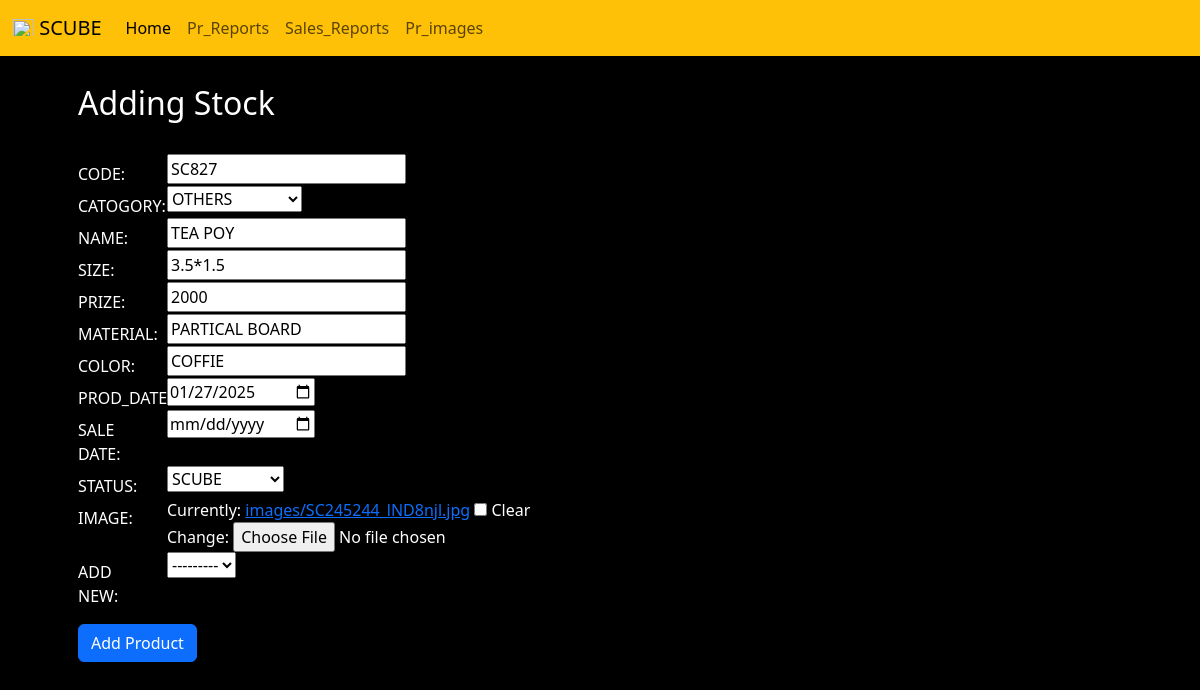
Page /edit/664 (signed in) on the committed database.
### manager/models.py (models this page shows, shortened)
class Scube_ss(models.Model):
    code = models.CharField(max_length=50, null=True)
    Catogory = models.CharField(choices=Catogory_choice, max_length=50, null=True)
    name = models.CharField(max_length=50, null=True)
    size = models.CharField(max_length=50, null=True, blank=True)
    prize = models.IntegerField(null=True, blank=True)
    material = models.CharField(max_length=50, null=True)
    color = models.CharField(max_length=50, null=True, blank=True)
    pr_date = models.DateField(null=True)
    sl_date = models.DateField(null=True, blank=True)
    status = models.CharField(choices=status_choice, max_length=50, null=True)
    image = models.ImageField(upload_to='images/', blank=True)
    new_pr = models.CharField(choices=new_choice, max_length=50, null=True, blank=True)
    GALLERY_STATUS_CHOICES = [
        ('PENDING', 'PENDING'),
        ('SHOW', 'SHOW'),
        ('UNSHOW', 'UNSHOW'),
    ]
    gallery_status = models.CharField(max_length=20, choices=GALLERY_STATUS_CHOICES, default='PENDING')
    sort_order = models.IntegerField(default=0)

### manager/views.py (the view)
# urls.py: path('edit/<pk>',views.edit,name='edit'),
@user_passes_test(is_admin)
def edit(request, pk):
    instance_edit = Scube_ss.objects.get(pk=pk)
    if request.method == 'POST':
        frm = PrForm(request.POST, request.FILES, instance=instance_edit)
        if frm.is_valid():
            instance_edit.save()
            return redirect('home')
    else:
       frm = PrForm(instance=instance_edit)
    return render(request, 'create.html', {'frm': frm})

### manager/forms.py
class PrForm(forms.ModelForm):
    pr_date = forms.DateField(widget=forms.DateInput(attrs={'type': 'date'}))
    sl_date = forms.DateField(widget=forms.DateInput(attrs={'type': 'date'}), required=False)
    class Meta:
        model = Scube_ss
        fields = ['code', 'Catogory', 'name', 'size', 'prize', 'material', 'color', 'pr_date', 'sl_date', 'status', 'image', 'new_pr']
        labels = {
            'code': 'Custom Label for Field 1',
            'Catogory': 'Custom Label for Field 2',
            'name': 'Custom Label for Field 3',
            'size': 'Custom Label for Field 4',
            'prize': 'Custom Label for Field 5',
            'material': 'Custom Label for Field 6',
            'color': 'Custom Label for Field 7',
            'pr_date': 'Custom Label for Field 8',
            'sl_date': 'Custom Label for Field 9',
            'status': 'Custom Label for Field 10',
            'image': 'Custom Label for Field 11',
            'new_pr': 'Custom Label for Field 12',
        }

### manager/views.py (called while the page is built)
def is_admin(user):
    return user.is_authenticated and user.is_superuser

### manager/templates/create.html (shortened to what this page needs)
{% extends 'blank_layout.html' %}
{% load static %}
{% block content %}
<div class="container">
    <div class="row">
        <div class="form-group  ">
            <form class="pt-1 px-4" action="" method="post" enctype="multipart/form-data" style="color:white;">
                <div class="container">
                    <div class="row pt-3">
                        <h2 class="text-white pb-4">Adding Stock</h2>
                        <div class="col-4 col-md-1 pt-2">
                            <label for="id_field1">CODE:</label>
                        </div>
                        <div class="col-8 col-md-11">
                            {{ frm.code }}
                        </div>
                        <div class="col-4 col-md-1 pt-2">
                            <label for="id_field2">CATOGORY:</label>
                        </div>
                        <div class="col-8 col-md-11">
                            {{ frm.Catogory}}
                        </div>
                        <div class="col-4 col-md-1 pt-2">
                            <label for="id_field3">NAME:</label>
                        </div>
                        <div class="col-8 col-md-11">
                            {{ frm.name}}
                        </div>
                        <div class="col-4 col-md-1 pt-2">
                            <label for="id_field4">SIZE:</label>
                        </div>
                        <div class="col-8 col-md-11">
                            {{ frm.size }}
                        </div>
                        <div class="col-4 col-md-1 pt-2">
                            <label for="id_field5">PRIZE:</label>
                        </div>
                        <div class="col-8 col-md-11">
                            {{ frm.prize }}
                        </div>
                        <div class="col-4 col-md-1 pt-2">
                            <label for="id_field6">MATERIAL:</label>
                        </div>
                        <div class="col-8 col-md-11">
                            {{ frm.material }}
                        </div>
                        <div class="col-4 col-md-1 pt-2">
                            <label for="id_field7">COLOR:</label>
                        </div>
                        <div class="col-8 col-md-11">
                            {{ frm.color }}
                        </div>
                        <div class="col-4 col-md-1 pt-2">
                            <label for="id_field8">PROD_DATE:</label>
                        </div>
                        <div class="col-8 col-md-11">
                            {{ frm.pr_date }}
                        </div>
                        <div class="col-4 col-md-1 pt-2">
                            <label for="id_field9">SALE DATE:</label>
                        </div>
                        <div class="col-8 col-md-11">
                            {{ frm.sl_date }}
                        </div>
                        <div class="col-4 col-md-1 pt-2">
                            <label for="id_field10">STATUS:</label>
                        </div>
                        <div class="col-8 col-md-11">
                            {{ frm.status }}
                        </div>
                        <div class="col-4 col-md-1 pt-2">
                            <label for="id_field11">IMAGE:</label>
                        </div>
                        <div class="col-8 col-md-11">
                            {{ frm.image }}
                        </div>
                        <div class="col-4 col-md-1 pt-2">
                            <label for="id_field12">ADD NEW:</label>
                        </div>
                        <div class="col-8 col-md-11">
                            {{ frm.new_pr}}
                        </div>
                        <div class="col-6 col-md-6 pt-3">
                            <input type="submit" class="btn btn-primary" value="Add Product">
                        </div>
                    </div>
                </div>
            </form>
        </div>
        <div class="col-6 col-md-3 pt-4" style="color: aliceblue;">
        </div>
    </div>
</div>
{% endblock %}

### rows in the picture
Scube_ss: code "SC827", Catogory "OTHERS", name "TEA POY", size "3.5*1.5", prize "2000", material "PARTICAL BOARD", color "COFFIE", pr_date "01/27/2025", status "SCUBE", new_pr "---------"
